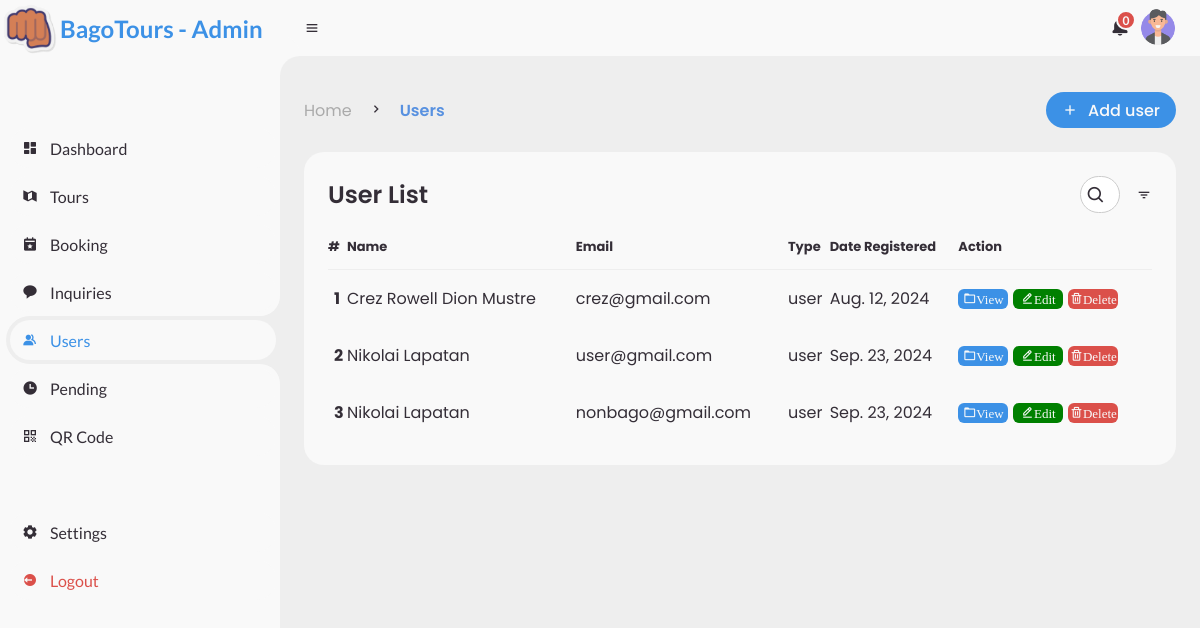
The app's page /admin/user.php (signed in), older data.
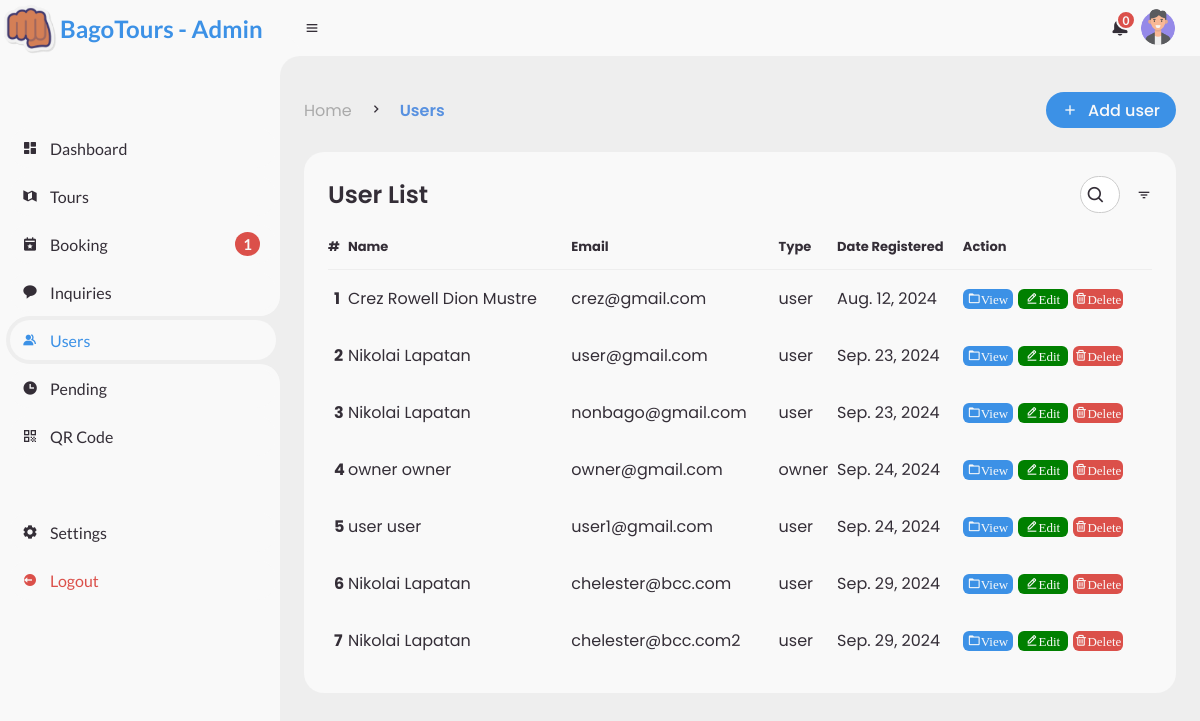
The same page, newer data.
### tables this page shows
CREATE TABLE `users` (
  `id` int(50) NOT NULL,
  `profile_picture` varchar(200) DEFAULT NULL,
  `name` varchar(100) NOT NULL,
  `username` varchar(200) DEFAULT NULL,
  `password` varchar(200) DEFAULT NULL,
  `email` varchar(200) DEFAULT NULL,
  `phone_number` varchar(50) DEFAULT NULL,
  `home_address` varchar(200) NOT NULL,
  `role` varchar(200) DEFAULT NULL,
  `device_id` varchar(255) NOT NULL,
  `date_created` timestamp NOT NULL DEFAULT current_timestamp()
);

### func/dashboardFunc.php (called while the page is built, shortened)
<?php
function totalBooking ($conn, $user_id) {
    $query = "SELECT COUNT(*) AS total_booking FROM booking b JOIN tours t ON b.tour_id = t.id JOIN users u ON t.user_id = u.id WHERE u.id = :id AND b.status != 4";
    $stmt = $conn->prepare($query);
    $stmt->bindParam(':id', $user_id, PDO::PARAM_INT);
    $stmt->execute();
    $totalBooking = $stmt->fetchColumn();
    return $totalBooking == 0 ? "" : $totalBooking;
}

### admin/user.php (the view, shortened to what this page needs)
<?php
include '../include/db_conn.php';
$user_id = $_SESSION['user_id'];
try {
    $query = "SELECT * FROM users WHERE id <> :user_id";
    $stmt = $conn->prepare($query);
    $stmt->bindParam(':user_id', $user_id, PDO::PARAM_INT);
    $stmt->execute();
    $result = $stmt->fetchAll(PDO::FETCH_ASSOC);
} catch (PDOException $e) {
    die('Error: ' . $e->getMessage());
}
?>
<!DOCTYPE html>
<html lang="en">
<head>
    <link href='https://unpkg.com/boxicons@2.0.9/css/boxicons.min.css' rel='stylesheet'>
    <link rel="stylesheet" href="assets/css/admin.css">
    <link rel="stylesheet" href="https://cdn.jsdelivr.net/npm/sweetalert2@11/dist/sweetalert2.min.css">
</head>
<body>
    <?php include 'includes/sidebar.php'; ?>
    <section id="content">
        <?php include 'includes/navbar.php'; ?>
        <main>
            <div class="head-title">
                <div class="left">
                    <?php include 'includes/breadcrumb.php'; ?>
                </div>
                <a href="#" class="btn-download" data-bs-toggle="modal" data-bs-target="#addUserModal">
                    <i class='bx bx-plus'></i>
                    <span class="text">Add user</span>
                </a>
            </div>
            <div class="table-data" id="userTableContainer">
                <div class="order">
                    <div class="head">
                        <h3>User List</h3>
                        <div class="search-container">
                            <i class='bx bx-search' id="search-icon"></i>
                        </div>
                        <i class='bx bx-filter'></i>
                    </div>
                    <table id="userTable">
                        <thead>
                            <tr>
                                <th>#</th>
                                <th>Name</th>
                                <th>Email</th>
                                <th>Type</th>
                                <th>Date Registered</th>
                                <th>Action</th>
                            </tr>
                        </thead>
                        <tbody>
                            <?php
                            if (!empty($result)) {
                                $counter = 1;
                                foreach ($result as $row) {
                                    echo "<tr>
                <td><strong>" . htmlspecialchars($counter++) . "</strong></td>
                <td>" . htmlspecialchars($row['name']) . "</td>
                <td>" . htmlspecialchars($row['email']) . "</td>
                <td>" . htmlspecialchars($row['role']) . "</td>
                <td>" . date('M. d, Y', strtotime($row['date_created'])) . "</td>
                <td>
                <div class='actions'>
                    <a href='#' class='btn' id='view' data-id='" . htmlspecialchars($row['id']) . "'><i class='bx bx-folder'>View</i></a>
                    <a href='#' class='btn' id='edit' data-id='" . htmlspecialchars($row['id']) . "'><i class='bx bx-edit-alt'>Edit</i></a>
                    <a href='#' class='btn' id='delete' data-id='" . htmlspecialchars($row['id']) . "'><i class='bx bx-trash'>Delete</i></a>
                    </div>
                </td>
              </tr>";
                                }
                            } else {
                                echo "<tr><td colspan='6'>No users found.</td></tr>";
                            }
                            ?>
                        </tbody>
                    </table>
                </div>
            </div>
        </main>
    </section>
</body>
</html>

### admin/includes/sidebar.php (shortened to what this page needs)
<?php
$current_page = basename($_SERVER['PHP_SELF'], '.php');
require_once __DIR__ . '/../../func/dashboardFunc.php';
$sidebarClass = isset($_SESSION['sidebar_hidden']) && $_SESSION['sidebar_hidden'] === 'hide' ? 'hide' : '';
?>
<section id="sidebar" class="<?php $sidebarClass ?>">
    <a href="home" class="brand">
        <img src="../assets/icons/websiteIcon.png" alt="" style="width: 60px;">
        <span class="text">BagoTours - Admin</span>
    </a>
    <ul class="side-menu top">
        <li class="<?php echo $current_page == 'dashboard' ? 'active' : ''; ?>">
            <a href="dashboard">
                <i class='bx bxs-dashboard'></i>
                <span class="text">Dashboard</span>
            </a>
        </li>
        <li class="<?php echo $current_page == 'tours' ? 'active' : ''; ?>">
            <a href="tours">
                <i class='bx bxs-map-alt'></i>
                <span class="text">Tours</span>
            </a>
        </li>
        <li class="<?php echo $current_page == 'booking' ? 'active' : ''; ?>">
            <a href="booking">
                <i class='bx bxs-calendar-star'></i>
                <span class="text">Booking</span>
                <?php if (totalBooking($conn, $user_id) > 0) echo  "<span class='notifCount'>".totalBooking($conn, $user_id)."</span>"?>
            </a>
        </li>
        <li class="<?php echo $current_page == 'inq' ? 'active' : ''; ?>">
            <a href="inq">
                <i class='bx bxs-message-rounded'></i>
                <span class="text">Inquiries</span>
            </a>
        </li>
        <li class="<?php echo $current_page == 'user' ? 'active' : ''; ?>">
            <a href="user">
                <i class='bx bxs-group'></i>
                <span class="text">Users</span>
            </a>
        </li>
        <li class="<?php echo $current_page == 'pending' ? 'active' : ''; ?>">
            <a href="pending">
                <i class='bx bxs-time'></i>
                <span class="text">Pending</span>
            </a>
        </li>
        <li class="<?php echo $current_page == 'qr' ? 'active' : ''; ?>">
            <a href="qr">
                <i class='bx bx-qr'></i>
                <span class="text">QR Code</span>
            </a>
        </li>
    </ul>
    <ul class="side-menu">
        <li class="<?php echo $current_page == 'setting' ? 'active' : ''; ?>">
            <a href="setting">
                <i class='bx bxs-cog'></i>
                <span class="text">Settings</span>
            </a>
        </li>
        <li>
            <a href="#" class="logout" onclick="return confirmLogout()">
                <i class='bx bxs-log-out-circle'></i>
                <span class="text">Logout</span>
            </a>
        </li>
    </ul>
</section>

### admin/includes/navbar.php (shortened to what this page needs)
<?php
$pp = $_SESSION['profile-pic'];
?>
<nav>
	<i class='bx bx-menu'></i>
	<div class="nav-right">
		<a href="#" class="notification">
			<span id="notification-count" class="num">0</span>
		</a>
		<a href="" class="profile">
			<img src="../upload/Profile Pictures/<?php echo htmlspecialchars($pp); ?>" alt="Profile Picture">
		</a>
	</div>
</nav>

### admin/includes/breadcrumb.php (shortened to what this page needs)
<?php
$breadcrumbs = [
    'home' => [
        ['title' => 'Home', 'url' => 'home']
    ],
    'booking' => [
        ['title' => 'Home', 'url' => 'home'],
        ['title' => 'Booking', 'url' => 'booking']
    ],
    'view_booking' => [
        ['title' => 'Home', 'url' => 'home'],
        ['title' => 'Booking', 'url' => 'booking'],
        ['title' => 'View', 'url' => 'view_booking.php']
    ],
    'dashboard' => [
        ['title' => 'Home', 'url' => 'home'],
        ['title' => 'dashboard', 'url' => 'dashboard']
    ],
    'inq' => [
        ['title' => 'Home', 'url' => 'home'],
        ['title' => 'Inquiries', 'url' => 'inq']
    ],
    'pending' => [
        ['title' => 'Home', 'url' => 'home'],
        ['title' => 'Pending', 'url' => 'pending']
    ],
    'setting' => [
        ['title' => 'Home', 'url' => 'home'],
        ['title' => 'Settings', 'url' => 'setting']
    ],
    'tours' => [
        ['title' => 'Home', 'url' => 'home'],
        ['title' => 'Tours', 'url' => 'tours']
    ],
    'view_tour' => [
        ['title' => 'Home', 'url' => 'home'],
        ['title' => 'Tours', 'url' => 'tours'],
        ['title' => 'View', 'url' => 'view_tour']
    ],
    'edit_tour' => [
        ['title' => 'Home', 'url' => 'home'],
        ['title' => 'Tours', 'url' => 'tours'],
        ['title' => 'View', 'url' => 'view_tour'],
        ['title' => 'Edit', 'url' => 'edit_tour']
    ],
    'user' => [
        ['title' => 'Home', 'url' => 'home'],
        ['title' => 'Users', 'url' => 'user']
    ],
    'qr' => [
        ['title' => 'Home', 'url' => 'home'],
        ['title' => 'QR Code', 'url' => 'qr']
    ],
];
$page = basename($_SERVER['PHP_SELF'], '.php');
$currentBreadcrumbs = $breadcrumbs[$page] ?? $breadcrumbs['home'];
?>
<ul class="breadcrumb">
    <?php foreach ($currentBreadcrumbs as $key => $breadcrumb): ?>
        <li>
            <?php if ($key === array_key_last($currentBreadcrumbs)): ?>
                <span class="breadcrumb-active">
                    <?php echo $breadcrumb['title']; ?>
                </span>
            <?php else: ?>
                <a href="<?php echo $breadcrumb['url']; ?>">
                    <?php echo $breadcrumb['title']; ?>
                </a>
            <?php endif; ?>
        </li>
        <?php if ($key !== array_key_last($currentBreadcrumbs)): ?>
            <li><i class='bx bx-chevron-right'></i></li>
        <?php endif; ?>
    <?php endforeach; ?>
</ul>

### admin/includes/navbar.php (style rules this page uses)
nav { display: flex; justify-content: space-between; align-items: center; position: relative; }
.nav-right { display: flex; align-items: center; gap: 10px; }
.notification, .profile { position: relative; }
.notification .num { position: absolute; top: -5px; right: -10px; background-color: red; color: white; border-radius: 50%; padding: 2px 5px; font-size: 12px; }
.profile img { width: 40px; height: 40px; border-radius: 50%; object-fit: cover; }

### admin/includes/breadcrumb.php (style rules this page uses)
.breadcrumb a { text-decoration: none; color: #007bff; }
.breadcrumb .breadcrumb-active { color: #5891e0; font-weight: 600; cursor: default; }
.breadcrumb .breadcrumb-active::after { content: ""; }

Row changes from the older to the newer data that the page shows:
added users: name "owner owner", email "owner@gmail.com", role "owner", date_created "Sep. 24, 2024"
added users: name "user user", email "user1@gmail.com", role "user", date_created "Sep. 24, 2024"
added users: name "Nikolai Lapatan", email "chelester@bcc.com", role "user", date_created "Sep. 29, 2024"
added users: name "Nikolai Lapatan", email "chelester@bcc.com2", role "user", date_created "Sep. 29, 2024"
Text that changed along with them:
totalBooking($conn, $user_id): (not shown) → "1"
